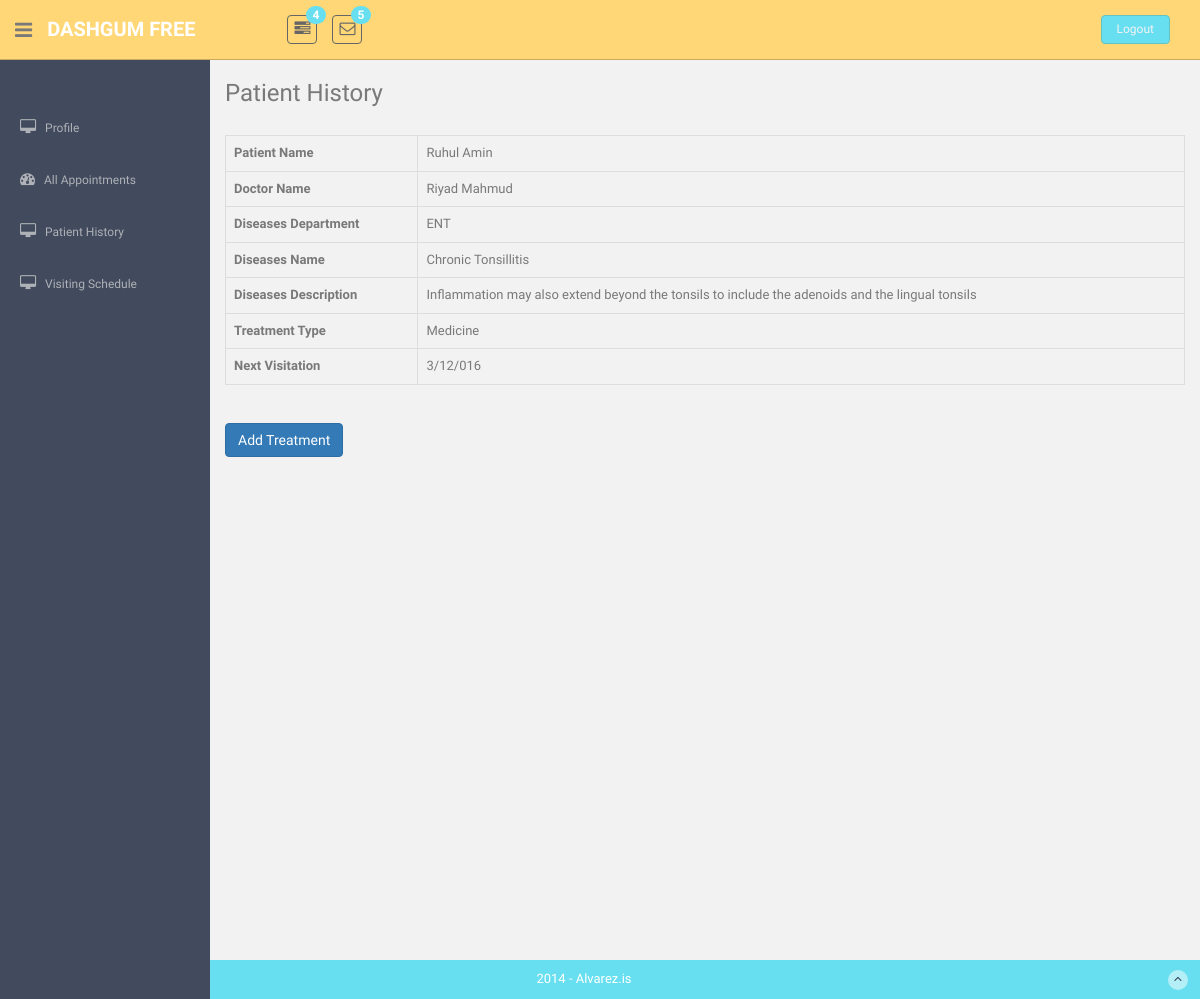
/doctor/patient_history.php?pid=1 (signed in), run on the app's committed database.
### tables this page shows
CREATE TABLE `patient_history` (
  `id` int(11) NOT NULL,
  `patient_id` int(11) NOT NULL,
  `diseases_dept` int(11) NOT NULL,
  `doctor_id` int(11) NOT NULL,
  `diseases_name` varchar(255) NOT NULL,
  `diseases_description` varchar(255) NOT NULL,
  `treatment_type` varchar(255) NOT NULL,
  `next_date` varchar(255) NOT NULL
);

CREATE TABLE `patient` (
  `id` int(11) NOT NULL,
  `name` varchar(255) NOT NULL,
  `address` varchar(255) NOT NULL
);

CREATE TABLE `doctors` (
  `id` int(11) NOT NULL,
  `doc_name` varchar(255) NOT NULL,
  `degree` varchar(255) NOT NULL,
  `chamber_id` int(11) NOT NULL,
  `dept_id` int(11) NOT NULL,
  `email` varchar(255) NOT NULL,
  `password` varchar(255) NOT NULL,
  `pro_pic` varchar(255) NOT NULL
);

CREATE TABLE `department` (
  `id` int(11) NOT NULL,
  `department` varchar(255) NOT NULL
);

### db_connection.php (called while the page is built, shortened)
<?php
$server = "localhost";
$username = "root";
$password = "";
$databaseName = "online_appointment_system";
$conn = mysql_connect($server, $username, $password);
if (!$conn) {
    echo 'Database Connection Error:' . mysql_error();
} else {
    $db_connect = mysql_select_db($databaseName);
}

### doctor/doctor_class.php (called while the page is built, shortened)
<?php
class Doctor_class {
    public function __construct() {
        require_once '../db_connection.php';
    }
    public function get_patient_history($patient_id){
    $sql="select patient_history.*,patient.name,department.department,doctors.doc_name from"
            . " patient_history "
            . "join patient on patient_history.patient_id=patient.id  "
            . "join department on patient_history.diseases_dept=department.id "
            . "join doctors on patient_history.doctor_id=doctors.id where patient.id=$patient_id ";
        $res = mysql_query($sql);
        $result = mysql_fetch_assoc($res);
        return $result;
    }
}

### doctor/patient_history.php (the view)
<?php
require_once 'doctor_header.php';
require_once 'doctor_class.php';
$patient_id=$_GET['pid'];
$patient_obj=new doctor_class();
$patient_history=$patient_obj->get_patient_history($patient_id);
?>
<section id="main-content">
    <section class="wrapper site-min-height">
        <h3>Patient History</h3>
        <br>
<table class="table table-bordered">
    <tr>
        <th>Patient Name</th>
        <td><?php echo $patient_history['name'];?></td>
    </tr>
    <tr>
        <th>Doctor Name </th>
        <td><?php echo $patient_history['doc_name'];?></td>
    </tr>
    <tr>
        <th>Diseases Department</th>
        <td><?php echo $patient_history['department'];?></td>
    </tr>
    <tr>
        <th>Diseases Name</th>
        <td><?php echo $patient_history['diseases_name'];?></td>
    </tr>
    <tr>
        <th>Diseases Description</th>
        <td><?php echo $patient_history['diseases_description'];?></td>
    </tr>
    <tr>
        <th>Treatment Type</th>
        <td><?php echo $patient_history['treatment_type'];?></td>
    </tr>
    <tr>
        <th>Next Visitation </th>
        <td><?php echo $patient_history['next_date'];?></td>
    </tr>
</table>
        <br>
        <a href="add_treatment.php?id=<?php echo $patient_history['patient_id'];?>" type="button" class="btn btn-primary">Add Treatment</a>
        </section>
</section>
<?php require_once 'doctor_footer.php'; ?>

### admin/assets/css/style.css (style rules this page uses)
body { color: #797979; background: #f2f2f2; font-family: 'Ruda', sans-serif; padding: 0px !important; margin: 0px !important; font-size:13px; }
a, a:hover, a:focus { text-decoration: none; outline: none; }
#main-content { margin-left: 210px; }
.wrapper { display: inline-block; margin-top: 60px; padding-left: 15px; padding-right: 15px; padding-bottom: 15px; padding-top: 0px; width: 100%; }
.site-min-height { min-height: 900px; }

### data on the page
patient_history: patient.name "Ruhul Amin", doctor.doc_name "Riyad Mahmud", department.department "ENT", diseases_name "Chronic Tonsillitis", diseases_description "Inflammation may also extend beyond the tonsils to include the adenoids and the lingual tonsils", treatment_type "Medicine", next_date "3/12/016"
